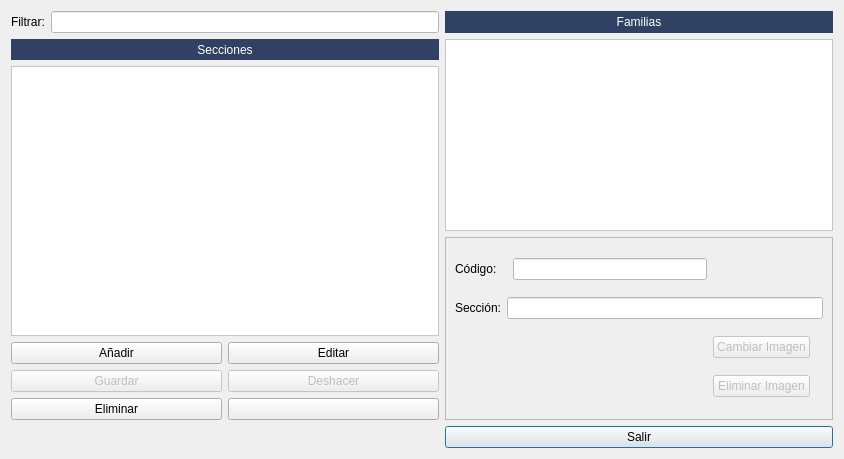
<?xml version="1.0" encoding="UTF-8"?>
<ui version="4.0">
 <class>frmSeccionesAlmacen</class>
 <widget class="QDialog" name="frmSeccionesAlmacen">
  <property name="geometry">
   <rect>
    <x>0</x>
    <y>0</y>
    <width>844</width>
    <height>459</height>
   </rect>
  </property>
  <property name="windowTitle">
   <string>Gestor de Secciones</string>
  </property>
  <layout class="QGridLayout" name="gridLayout_3">
   <item row="0" column="1">
    <widget class="QLineEdit" name="lineEdit">
     <property name="styleSheet">
      <string notr="true">background-color: rgb(255, 255, 255);</string>
     </property>
    </widget>
   </item>
   <item row="0" column="2">
    <widget class="QLabel" name="label_2">
     <property name="styleSheet">
      <string notr="true">background-color: #304163;
color: rgb(255, 255, 255);</string>
     </property>
     <property name="text">
      <string>Familias</string>
     </property>
     <property name="alignment">
      <set>Qt::AlignCenter</set>
     </property>
    </widget>
   </item>
   <item row="1" column="2" rowspan="2">
    <widget class="QTableView" name="tabla_familias">
     <property name="styleSheet">
      <string notr="true">background-color: rgb(255, 255, 255);</string>
     </property>
     <property name="alternatingRowColors">
      <bool>true</bool>
     </property>
     <property name="selectionMode">
      <enum>QAbstractItemView::SingleSelection</enum>
     </property>
     <property name="selectionBehavior">
      <enum>QAbstractItemView::SelectRows</enum>
     </property>
     <attribute name="horizontalHeaderStretchLastSection">
      <bool>true</bool>
     </attribute>
     <attribute name="verticalHeaderVisible">
      <bool>false</bool>
     </attribute>
    </widget>
   </item>
   <item row="5" column="2">
    <widget class="QPushButton" name="btnSalir">
     <property name="text">
      <string>Salir</string>
     </property>
     <property name="icon">
      <iconset resource="../maya.qrc">
       <normaloff>:/Icons/PNG/close.png</normaloff>:/Icons/PNG/close.png</iconset>
     </property>
    </widget>
   </item>
   <item row="3" column="2" rowspan="2">
    <widget class="QFrame" name="frame">
     <property name="frameShape">
      <enum>QFrame::StyledPanel</enum>
     </property>
     <property name="frameShadow">
      <enum>QFrame::Raised</enum>
     </property>
     <layout class="QGridLayout" name="gridLayout_2">
      <item row="0" column="0" colspan="2">
       <widget class="QLabel" name="label_3">
        <property name="text">
         <string>Código:</string>
        </property>
       </widget>
      </item>
      <item row="0" column="2">
       <widget class="QLineEdit" name="txtCodigo">
        <property name="styleSheet">
         <string notr="true">background-color: rgb(255, 255, 255);</string>
        </property>
       </widget>
      </item>
      <item row="1" column="0">
       <widget class="QLabel" name="label_4">
        <property name="text">
         <string>Sección:</string>
        </property>
       </widget>
      </item>
      <item row="1" column="1" colspan="4">
       <widget class="QLineEdit" name="txtSeccion">
        <property name="styleSheet">
         <string notr="true">background-color: rgb(255, 255, 255);</string>
        </property>
       </widget>
      </item>
      <item row="2" column="3">
       <widget class="QPushButton" name="btnCambiarImagen">
        <property name="enabled">
         <bool>false</bool>
        </property>
        <property name="text">
         <string>Cambiar Imagen</string>
        </property>
        <property name="icon">
         <iconset resource="../maya.qrc">
          <normaloff>:/Icons/PNG/refrescar.png</normaloff>:/Icons/PNG/refrescar.png</iconset>
        </property>
       </widget>
      </item>
      <item row="2" column="4" rowspan="2">
       <widget class="QLabel" name="imagen">
        <property name="maximumSize">
         <size>
          <width>70</width>
          <height>70</height>
         </size>
        </property>
        <property name="text">
         <string/>
        </property>
        <property name="pixmap">
         <pixmap resource="../maya.qrc">:/Icons/PNG/Box.png</pixmap>
        </property>
        <property name="scaledContents">
         <bool>true</bool>
        </property>
       </widget>
      </item>
      <item row="3" column="3">
       <widget class="QPushButton" name="btnEliminarImagen">
        <property name="enabled">
         <bool>false</bool>
        </property>
        <property name="text">
         <string>Eliminar Imagen</string>
        </property>
        <property name="icon">
         <iconset resource="../maya.qrc">
          <normaloff>:/Icons/PNG/borrar.png</normaloff>:/Icons/PNG/borrar.png</iconset>
        </property>
       </widget>
      </item>
     </layout>
    </widget>
   </item>
   <item row="0" column="0">
    <widget class="QLabel" name="label_5">
     <property name="text">
      <string>Filtrar:</string>
     </property>
    </widget>
   </item>
   <item row="1" column="0" colspan="2">
    <widget class="QLabel" name="label">
     <property name="maximumSize">
      <size>
       <width>16777215</width>
       <height>21</height>
      </size>
     </property>
     <property name="styleSheet">
      <string notr="true">background-color: #304163;
color: rgb(255, 255, 255);</string>
     </property>
     <property name="text">
      <string>Secciones</string>
     </property>
     <property name="alignment">
      <set>Qt::AlignCenter</set>
     </property>
    </widget>
   </item>
   <item row="2" column="0" rowspan="2" colspan="2">
    <widget class="QTableView" name="tabla_secciones">
     <property name="styleSheet">
      <string notr="true">background-color: rgb(255, 255, 255);</string>
     </property>
     <property name="alternatingRowColors">
      <bool>true</bool>
     </property>
     <property name="selectionMode">
      <enum>QAbstractItemView::SingleSelection</enum>
     </property>
     <property name="selectionBehavior">
      <enum>QAbstractItemView::SelectRows</enum>
     </property>
     <attribute name="horizontalHeaderStretchLastSection">
      <bool>true</bool>
     </attribute>
     <attribute name="verticalHeaderVisible">
      <bool>false</bool>
     </attribute>
    </widget>
   </item>
   <item row="4" column="0" colspan="2">
    <layout class="QGridLayout" name="gridLayout">
     <item row="1" column="0">
      <widget class="QPushButton" name="btnGuardar">
       <property name="enabled">
        <bool>false</bool>
       </property>
       <property name="text">
        <string>Guardar</string>
       </property>
       <property name="icon">
        <iconset resource="../maya.qrc">
         <normaloff>:/Icons/PNG/Save.png</normaloff>:/Icons/PNG/Save.png</iconset>
       </property>
      </widget>
     </item>
     <item row="0" column="0">
      <widget class="QPushButton" name="btnAnadir">
       <property name="text">
        <string>Añadir</string>
       </property>
       <property name="icon">
        <iconset resource="../maya.qrc">
         <normaloff>:/Icons/PNG/add.png</normaloff>:/Icons/PNG/add.png</iconset>
       </property>
      </widget>
     </item>
     <item row="1" column="1">
      <widget class="QPushButton" name="btnDeshacer">
       <property name="enabled">
        <bool>false</bool>
       </property>
       <property name="text">
        <string>Deshacer</string>
       </property>
       <property name="icon">
        <iconset resource="../maya.qrc">
         <normaloff>:/Icons/PNG/undo.png</normaloff>:/Icons/PNG/undo.png</iconset>
       </property>
      </widget>
     </item>
     <item row="0" column="1">
      <widget class="QPushButton" name="btnEditar">
       <property name="text">
        <string>Editar</string>
       </property>
       <property name="icon">
        <iconset resource="../maya.qrc">
         <normaloff>:/Icons/PNG/edit.png</normaloff>:/Icons/PNG/edit.png</iconset>
       </property>
      </widget>
     </item>
     <item row="2" column="0">
      <widget class="QPushButton" name="pushButton_4">
       <property name="text">
        <string>Eliminar</string>
       </property>
       <property name="icon">
        <iconset resource="../maya.qrc">
         <normaloff>:/Icons/PNG/borrar.png</normaloff>:/Icons/PNG/borrar.png</iconset>
       </property>
      </widget>
     </item>
     <item row="2" column="1">
      <widget class="QPushButton" name="pushButton">
       <property name="text">
        <string/>
       </property>
      </widget>
     </item>
    </layout>
   </item>
  </layout>
 </widget>
 <tabstops>
  <tabstop>tabla_secciones</tabstop>
  <tabstop>btnAnadir</tabstop>
  <tabstop>btnEditar</tabstop>
  <tabstop>btnGuardar</tabstop>
  <tabstop>btnDeshacer</tabstop>
  <tabstop>txtCodigo</tabstop>
  <tabstop>txtSeccion</tabstop>
  <tabstop>btnCambiarImagen</tabstop>
  <tabstop>btnEliminarImagen</tabstop>
  <tabstop>tabla_familias</tabstop>
 </tabstops>
 <resources>
  <include location="../maya.qrc"/>
 </resources>
 <connections>
  <connection>
   <sender>btnSalir</sender>
   <signal>clicked()</signal>
   <receiver>frmSeccionesAlmacen</receiver>
   <slot>close()</slot>
   <hints>
    <hint type="sourcelabel">
     <x>455</x>
     <y>434</y>
    </hint>
    <hint type="destinationlabel">
     <x>314</x>
     <y>419</y>
    </hint>
   </hints>
  </connection>
 </connections>
</ui>
